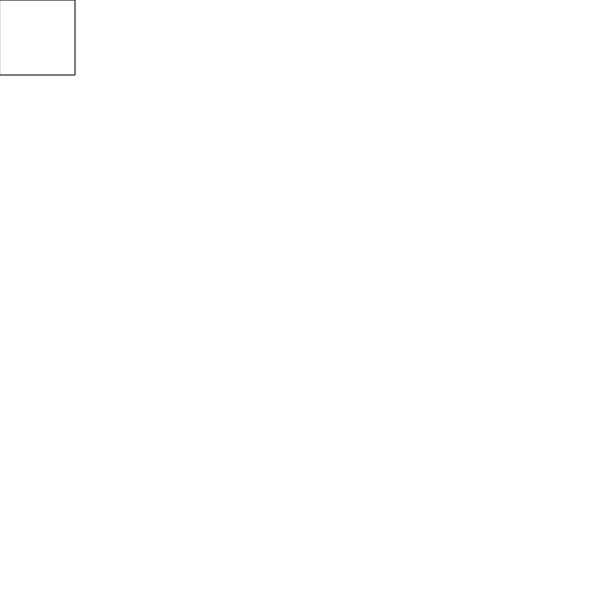
Frame 1 (no input)
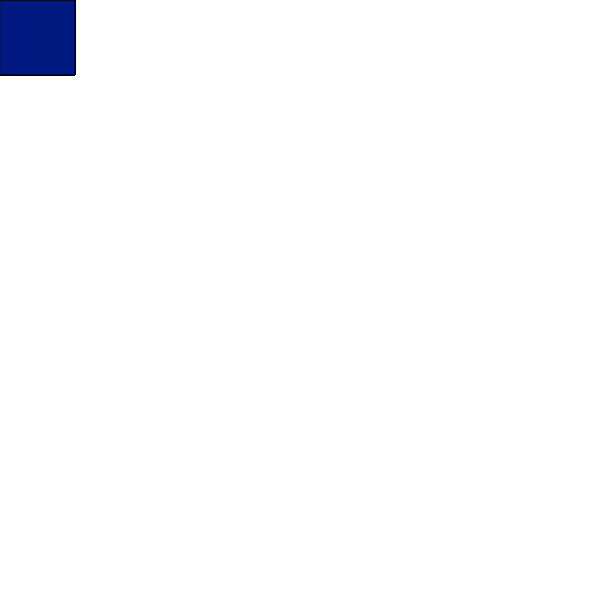
Frame 60 (no input)
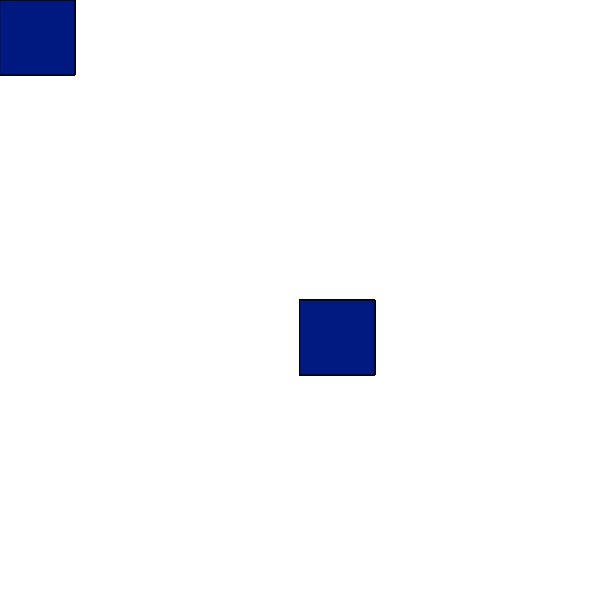
Frame 120 (the mouse pressed at the canvas centre since frame 60)

The p5.js sketch that drew these frames (run headless with seeded random() and noise() and a simulated clock; from frame 60 on, the mouse is pressed at the canvas centre):

// p5.js sketch
// ── sketch.js
function setup() {
createCanvas(600, 600);
}


function draw() {
 rect(mouseX, mouseY, 75, 75)
if (mouseX > 300) {
  fill('rgba(50%,0%,0%,.6)')
}
else {
  fill('rgba(0%,10%,50%,.6)')
}
}

// ── first.css
body{
  color: blue;
  text-align: center;
  font-style: oblique;
}

// ── pong.js
//PONG
var xBall = 100;
var yBall = 100;
var xSpeed = 5;
var ySpeed = 3;
var leftPaddle = 100
var rightPaddle = 100


function setup () {
  createCanvas(600, 400);
}

function draw() {
 background(0);
fill('rgba(100%,0%,0%,1)')
ellipse(xBall, yBall, 20, 20)
xBall = xBall + xSpeed;
yBall = yBall + ySpeed;
//BALL MOVEMENT
if (yBall >= 390) {
  ySpeed = -1 * ySpeed
}
if (yBall <= 10) {
  ySpeed = -1 * ySpeed
}
if (xBall >= 585 && yBall <= rightPaddle + 50 && yBall >= rightPaddle) {
  xSpeed = -1 * xSpeed
}
if (xBall <= 15 && yBall <= leftPaddle + 50 && yBall >= leftPaddle) {
  xSpeed = -1 * xSpeed
}

fill('rgba(0%,0%,100%,1)')
//LEFT PADDLE
rect(0, leftPaddle, 10, 50)
if (keyIsDown(87)) {
  leftPaddle = leftPaddle - 5
}
if (keyIsDown(83)) {
  leftPaddle = leftPaddle + 5
}
//RIGHT PADDLE
rect(590, rightPaddle, 10, 50)
if (keyIsDown(87)) {
  rightPaddle = rightPaddle - 5
}
if (keyIsDown(83)) {
  rightPaddle = rightPaddle + 5
}








}
